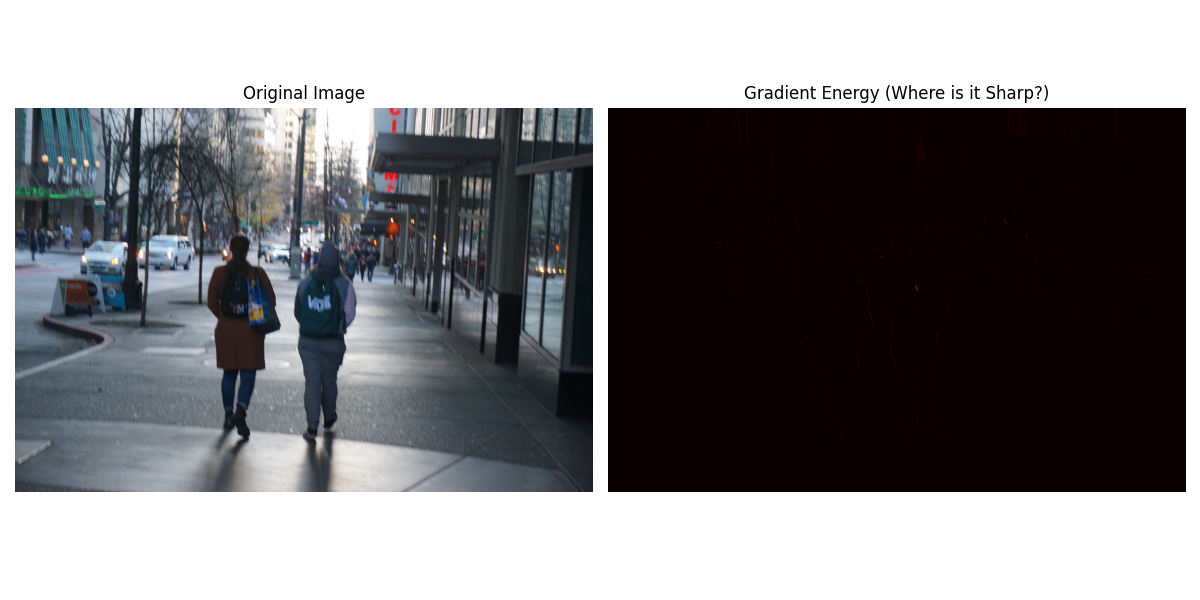

Reproduce this figure in Python.
import cv2
import numpy as np
import matplotlib.pyplot as plt
import os

IMAGE_PATH = "/Volumes/Extended-1TB/sony_test_bed/DSC03594.JPG"
OUTPUT_PLOT = "/Users/abhishekprasad/workspace/photographi/debug_sharpness_map.png"

def plot_gradient_energy(image_path, output_path):
    print(f"Loading {image_path}...")
    img = cv2.imread(image_path)
    if img is None:
        print("❌ Failed to load image.")
        return

    # Convert to Grayscale
    gray = cv2.cvtColor(img, cv2.COLOR_BGR2GRAY)
    
    # Calculate Gradients (Sobel)
    gx = cv2.Sobel(gray, cv2.CV_64F, 1, 0, ksize=3)
    gy = cv2.Sobel(gray, cv2.CV_64F, 0, 1, ksize=3)
    
    # Gradient Magnitude Squared (Energy)
    mag_sq = gx**2 + gy**2
    
    # Normalize for visualization (0-255)
    mag_norm = cv2.normalize(mag_sq, None, 0, 255, cv2.NORM_MINMAX).astype(np.uint8)
    
    # Also calculate the raw numeric score to verify
    mean_energy = np.mean(mag_sq)
    base_score = min(mean_energy / 800.0, 1.0)
    print(f"🧮 Mean Energy: {mean_energy:.2f}")
    print(f"🧮 Raw Tenengrad Score: {base_score:.4f}")

    # Plot
    plt.figure(figsize=(12, 6))
    
    plt.subplot(1, 2, 1)
    plt.title("Original Image")
    plt.imshow(cv2.cvtColor(img, cv2.COLOR_BGR2RGB))
    plt.axis('off')
    
    plt.subplot(1, 2, 2)
    plt.title("Gradient Energy (Where is it Sharp?)")
    # Using 'hot' colormap to highlight energy peaks
    plt.imshow(mag_norm, cmap='hot')
    plt.axis('off')
    
    plt.tight_layout()
    plt.savefig(output_path)
    print(f"✅ Sharpness Map saved to {output_path}")

if __name__ == "__main__":
    plot_gradient_energy(IMAGE_PATH, OUTPUT_PLOT)
